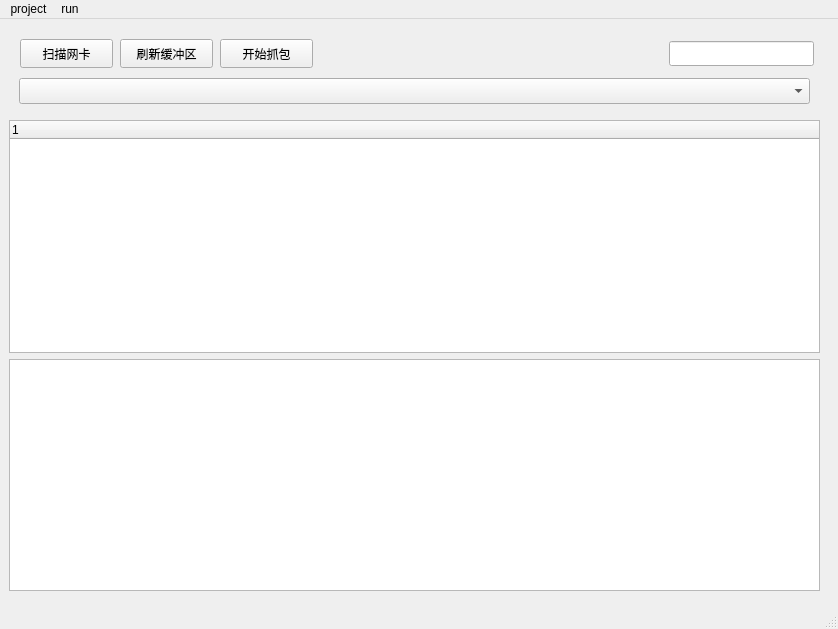
<?xml version="1.0" encoding="UTF-8"?>
<ui version="4.0">
 <class>MainWindow</class>
 <widget class="QMainWindow" name="MainWindow">
  <property name="geometry">
   <rect>
    <x>0</x>
    <y>0</y>
    <width>838</width>
    <height>629</height>
   </rect>
  </property>
  <property name="windowTitle">
   <string>MainWindow</string>
  </property>
  <widget class="QWidget" name="centralwidget">
   <layout class="QVBoxLayout" name="verticalLayout_2">
    <item>
     <widget class="QWidget" name="widget" native="true">
      <widget class="QPushButton" name="pushButton">
       <property name="geometry">
        <rect>
         <x>11</x>
         <y>11</y>
         <width>93</width>
         <height>29</height>
        </rect>
       </property>
       <property name="text">
        <string>扫描网卡</string>
       </property>
      </widget>
      <widget class="QPushButton" name="pushButton_2">
       <property name="geometry">
        <rect>
         <x>111</x>
         <y>11</y>
         <width>93</width>
         <height>29</height>
        </rect>
       </property>
       <property name="text">
        <string>刷新缓冲区</string>
       </property>
      </widget>
      <widget class="QPushButton" name="pushButton_3">
       <property name="geometry">
        <rect>
         <x>211</x>
         <y>11</y>
         <width>93</width>
         <height>29</height>
        </rect>
       </property>
       <property name="text">
        <string>开始抓包</string>
       </property>
      </widget>
      <widget class="QLineEdit" name="lineEdit">
       <property name="geometry">
        <rect>
         <x>660</x>
         <y>13</y>
         <width>145</width>
         <height>25</height>
        </rect>
       </property>
      </widget>
      <widget class="QComboBox" name="comboBox">
       <property name="geometry">
        <rect>
         <x>10</x>
         <y>50</y>
         <width>791</width>
         <height>26</height>
        </rect>
       </property>
       <property name="minimumSize">
        <size>
         <width>300</width>
         <height>0</height>
        </size>
       </property>
      </widget>
      <widget class="QWidget" name="widget_2" native="true">
       <property name="geometry">
        <rect>
         <x>0</x>
         <y>92</y>
         <width>811</width>
         <height>471</height>
        </rect>
       </property>
       <layout class="QVBoxLayout" name="verticalLayout">
        <item>
         <widget class="QTreeWidget" name="treeWidget">
          <column>
           <property name="text">
            <string notr="true">1</string>
           </property>
          </column>
         </widget>
        </item>
        <item>
         <widget class="QTableWidget" name="tableWidget"/>
        </item>
       </layout>
      </widget>
     </widget>
    </item>
   </layout>
  </widget>
  <widget class="QMenuBar" name="menubar">
   <property name="geometry">
    <rect>
     <x>0</x>
     <y>0</y>
     <width>838</width>
     <height>26</height>
    </rect>
   </property>
   <widget class="QMenu" name="menu">
    <property name="title">
     <string>project</string>
    </property>
   </widget>
   <widget class="QMenu" name="menu_2">
    <property name="title">
     <string>run</string>
    </property>
    <addaction name="actionrun_and_stop"/>
    <addaction name="actionclear"/>
   </widget>
   <addaction name="menu"/>
   <addaction name="menu_2"/>
  </widget>
  <widget class="QStatusBar" name="statusbar"/>
  <action name="actionrun_and_stop">
   <property name="icon">
    <iconset resource="src.qrc">
     <normaloff>:/start.png</normaloff>:/start.png</iconset>
   </property>
   <property name="text">
    <string>run and stop</string>
   </property>
  </action>
  <action name="actionclear">
   <property name="icon">
    <iconset resource="src.qrc">
     <normaloff>:/empty.png</normaloff>:/empty.png</iconset>
   </property>
   <property name="text">
    <string>clear</string>
   </property>
  </action>
 </widget>
 <resources>
  <include location="src.qrc"/>
 </resources>
 <connections/>
</ui>
